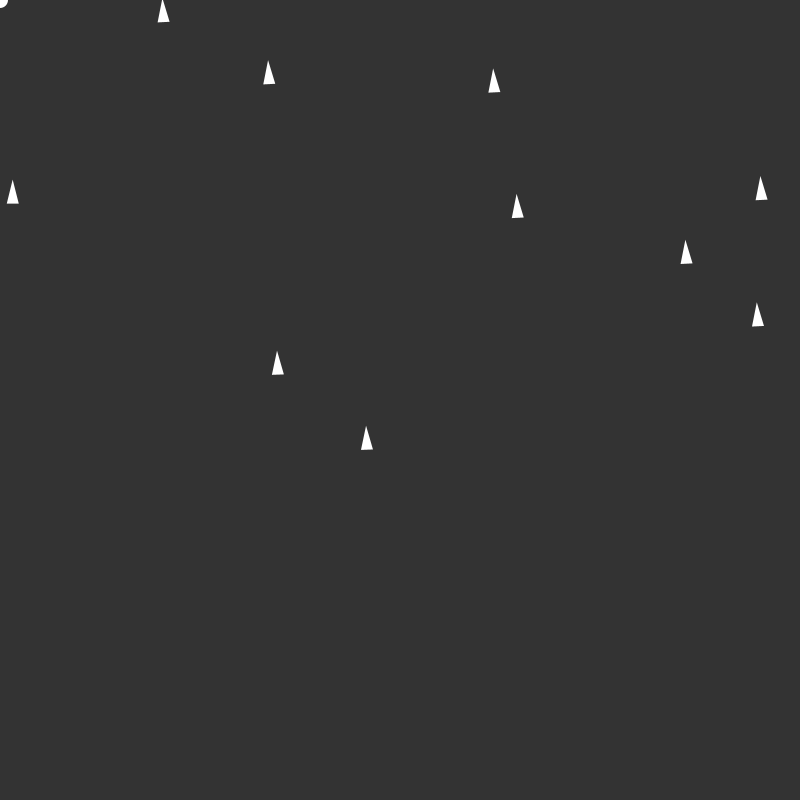
Frame 1 (no input)
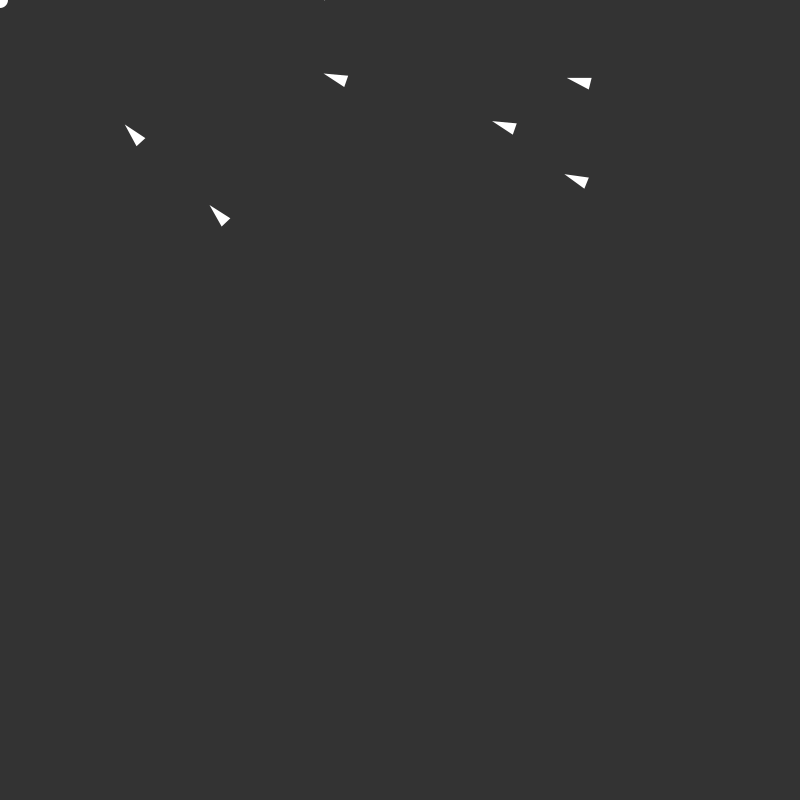
Frame 60 (the mouse pressed at the canvas centre just before this capture)
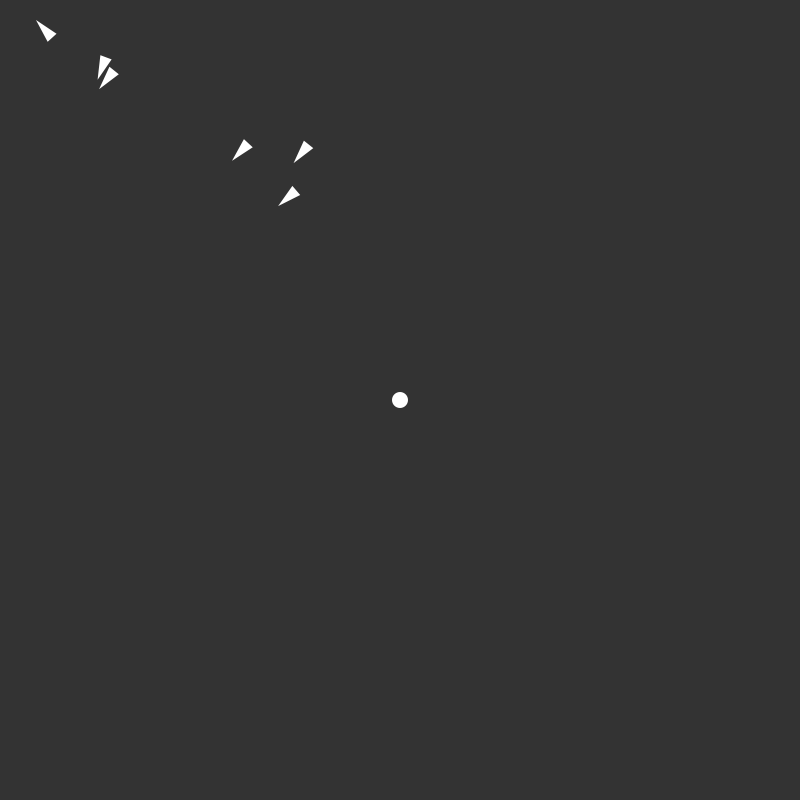
Frame 120 (the mouse held since frame 60 and released just before this capture)

The Processing sketch that drew these frames (run headless with seeded random() and noise(); from frame 60 on, the mouse is pressed at the canvas centre):

// Processing sketch: Steering
// ── Steering.pde
Vehicle[] vehicles;

void setup() {
  size(800, 800);
  vehicles = new Vehicle[10];
  for (int i = 0; i < vehicles.length; i++) {
    vehicles[i] = new Vehicle(random(width), random(height));
  }
}

void draw() {
  background(51);
  PVector mouse = new PVector(mouseX, mouseY);
  // draw ellipse where the mouse is
  fill(255);
  noStroke();
  ellipse(mouse.x, mouse.y, 16, 16);
  
  for (Vehicle v : vehicles) {
    v.seek(mouse);
    v.update();
    v.display();
  }
}
// ── Vehicle.pde
class Vehicle {
  PVector location;
  PVector acceleration;
  PVector velocity;
  float maxSpeed;
  float maxForce;
  float r;
  
  Vehicle(float x, float y) {
    location = new PVector(x, y);
    acceleration = new PVector(0, 0);
    velocity = new PVector(0, -2);
    maxSpeed = 8;
    maxForce = 0.1;
    r = 6;
  }
  
  void display() {
    float theta = velocity.heading() + PI/2;
    fill(255);
    noStroke();
    pushMatrix();
    translate(location.x,location.y);
    rotate(theta);
    beginShape();
    vertex(-r, r*2);
    vertex(0, -r*2);
    vertex(r, r*2);
    endShape(CLOSE);
    popMatrix();
  }
  
  void update() {
  velocity.add(acceleration);
  velocity.limit(maxSpeed);
  location.add(velocity);
  acceleration.mult(0);
  }
  
  void applyForce(PVector force) {
    acceleration.add(force);
  }
  
  void seek(PVector target) {
    PVector desired = PVector.sub(target, location);
    desired.setMag(maxSpeed);
    PVector force = PVector.sub(desired, velocity);
    force.limit(maxForce);
    applyForce(force);
  }
}
